Frame 1 (no input): blank canvas, image omitted
Frame 60 (no input): blank canvas, image omitted
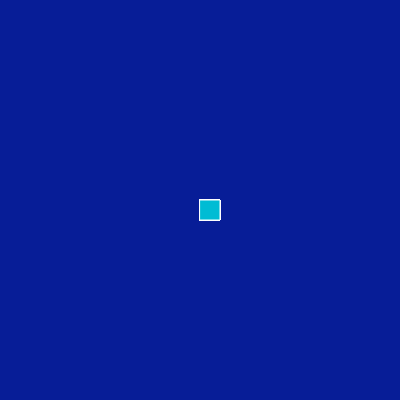
Frame 120 (the mouse pressed at the canvas centre since frame 60)

The p5.js sketch whose frames 1 and 60 were blank and that drew this single picture after the mouse press (run headless with seeded random() and noise() and a simulated clock; from frame 60 on, the mouse is pressed at the canvas centre):

// p5.js sketch
// ── sketch.js
function setup() {
  createCanvas(400, 400);
  background("#071D97");
}

function draw() {
  fill("#00BCD4");
  stroke("white")
if(mouseIsPressed) { rect(mouseX, mouseY, 20, 20);}
}
